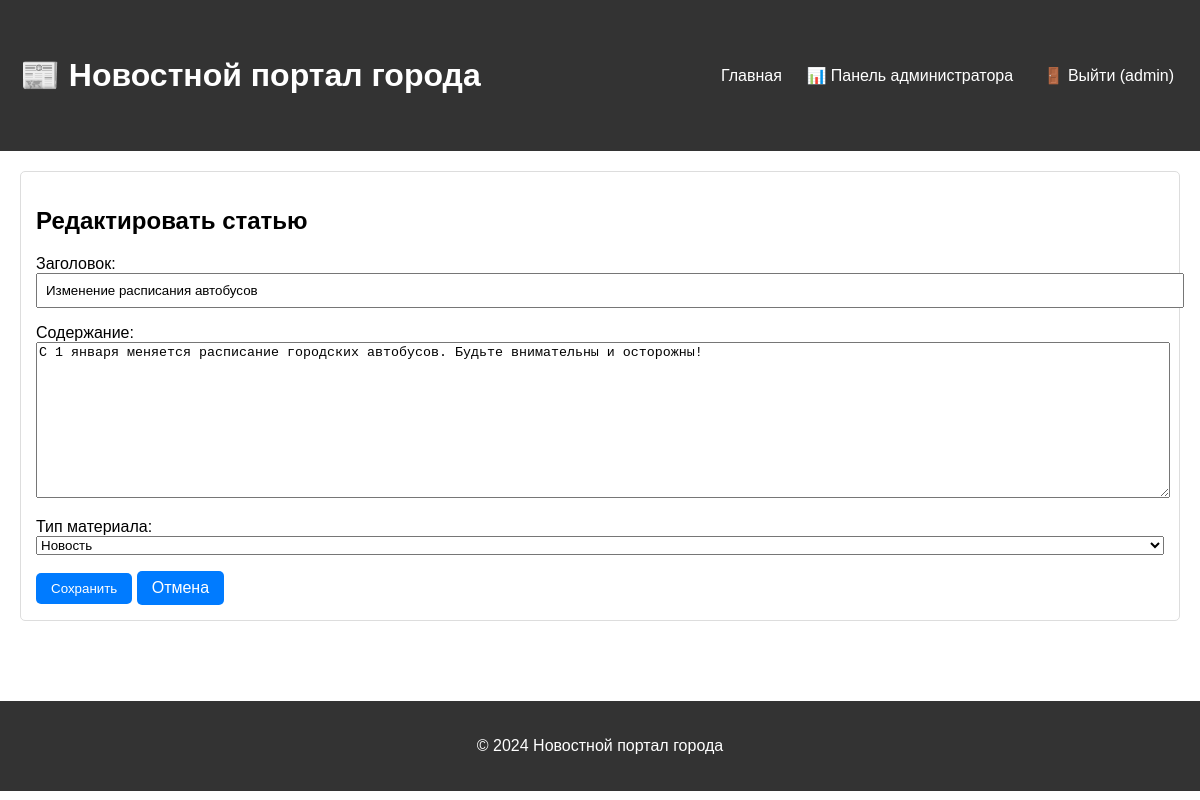
The page /dashboard/article/2/edit/ (signed in) on the database its author committed.
### portal/models.py (models this page shows, shortened)
class Article(models.Model):
    TYPE_CHOICES = [
        ('news', 'Новость'),
        ('article', 'Статья'),
    ]
    title = models.CharField(max_length=200, verbose_name='Заголовок')
    content = models.TextField(verbose_name='Содержание')
    article_type = models.CharField(max_length=10, choices=TYPE_CHOICES, default='news', verbose_name='Тип')
    author = models.ForeignKey(User, on_delete=models.CASCADE, verbose_name='Автор')
    created_at = models.DateTimeField(auto_now_add=True, verbose_name='Дата создания')
    views_count = models.IntegerField(default=0, verbose_name='Просмотры')
    saves_count = models.IntegerField(default=0, verbose_name='Сохранения')
    is_published = models.BooleanField(default=True, verbose_name='Опубликовано')
    class Meta:
        verbose_name = 'Статья'
        verbose_name_plural = 'Статьи'
        ordering = ['-created_at']

### portal/views.py (the view)
# urls.py: path('dashboard/article/<int:article_id>/edit/', views.article_edit, name='article_edit'),
@login_required
@user_passes_test(is_admin)
def article_edit(request, article_id):
    article = get_object_or_404(Article, id=article_id)
    if request.method == 'POST':
        form = ArticleForm(request.POST, instance=article)
        if form.is_valid():
            form.save()
            messages.success(request, 'Статья обновлена!')
            return redirect('article_detail', article_id=article.id)
    else:
        form = ArticleForm(instance=article)
    return render(request, 'portal/article_form.html', {'form': form, 'title': 'Редактировать статью'})

### portal/forms.py
class ArticleForm(forms.ModelForm):
    class Meta:
        model = Article
        fields = ['title', 'content', 'article_type']
        widgets = {
            'title': forms.TextInput(attrs={'class': 'form-control', 'style': 'width: 100%; padding: 8px;'}),
            'content': forms.Textarea(attrs={'class': 'form-control', 'rows': 10, 'style': 'width: 100%;'}),
            'article_type': forms.Select(attrs={'class': 'form-control', 'style': 'width: 100%;'}),
        }
        labels = {
            'title': 'Заголовок',
            'content': 'Содержание',
            'article_type': 'Тип материала',
        }

### portal/context_processors.py (called while the page is built)
def site_settings(request):
    settings, created = SiteSettings.objects.get_or_create(id=1)
    return {'site_settings': settings}

### portal/views.py (called while the page is built)
def is_admin(user):
    return user.is_authenticated and user.is_staff

### templates/portal/article_form.html (shortened to what this page needs)
{% extends 'base.html' %}
{% block content %}
<div class="card">
    <h2>{{ title }}</h2>
    <form method="POST">
        {{ form.as_p }}
        <button type="submit" class="btn">Сохранить</button>
        <a href="/" class="btn">Отмена</a>
    </form>
</div>
{% endblock %}

### templates/base.html (shortened to what this page needs)
<!DOCTYPE html>
<html lang="ru">
<head>
</head>
<body>
    <header>
    <div class="container">
        <h1>📰 Новостной портал города</h1>
        <nav>
            <a href="/">Главная</a>
            {% if user.is_authenticated %}
                {% if user.is_staff %}
                    <a href="/dashboard/">📊 Панель администратора</a>
                {% endif %}
                <form action="{% url 'logout' %}" method="post" style="display: inline; margin-left: 20px;">
                    <button type="submit" style="background: none; border: none; color: white; cursor: pointer; font-size: 16px;">
                        🚪 Выйти ({{ user.username }})
                    </button>
                </form>
            {% else %}
                <a href="{% url 'login' %}">🔐 Войти</a>
                <a href="/admin/">🔧 Админка Django</a>
            {% endif %}
        </nav>
    </div>
    </header>
    <div class="container">
        {% block content %}{% endblock %}
    </div>
    <footer>
        <p>&copy; 2024 Новостной портал города</p>
    </footer>
</body>
</html>

### rows shown on the page
Article: title "Изменение расписания автобусов", content "С 1 января меняется расписание городских автобусов. Будьте внимательны и осторожны!", article_type "Новость"

### other values the page prints
{{ user.username }} "admin"
{{ title }} "Редактировать статью"
